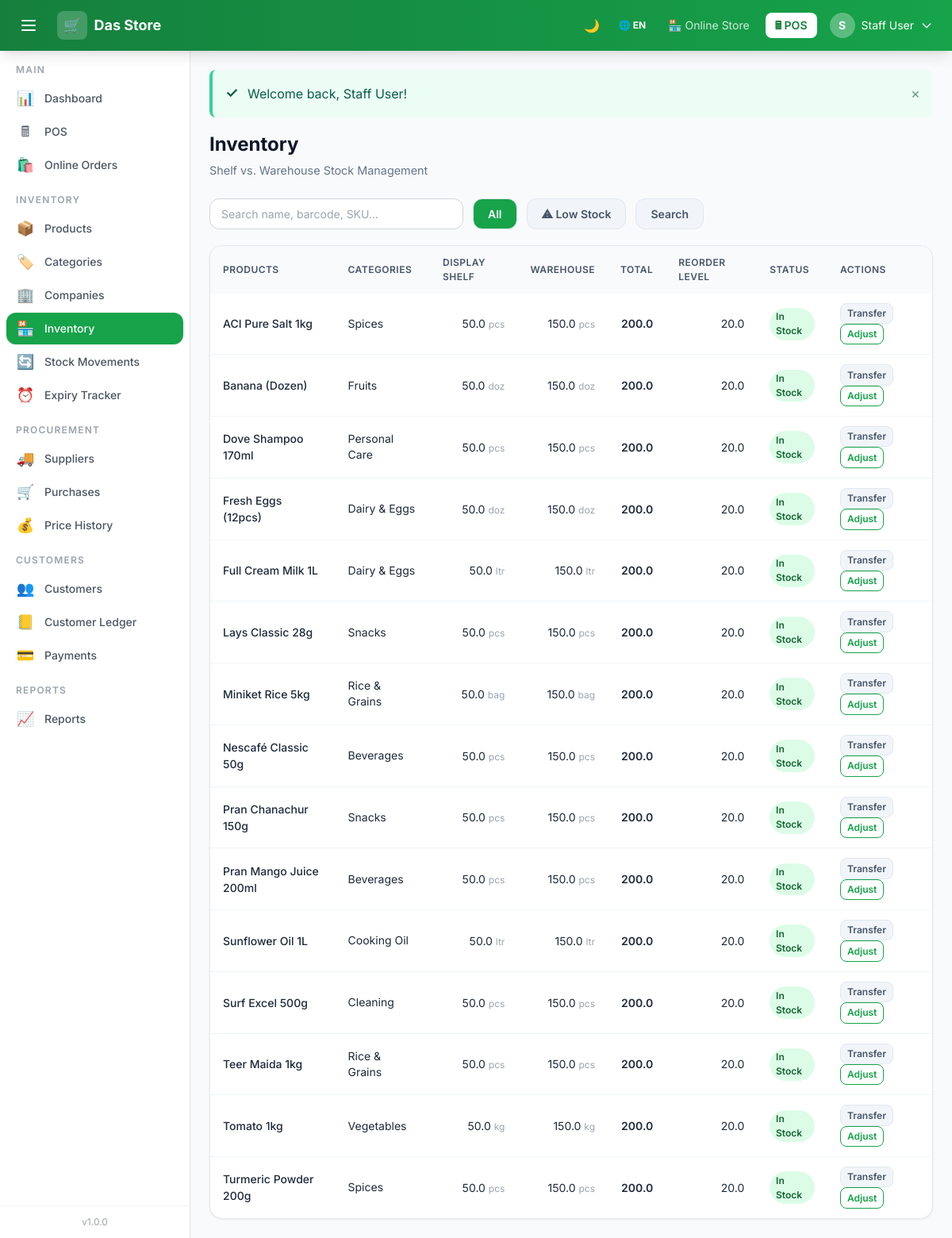
The app's page /inventory.php (signed in) with its own data.
### tables this page shows
CREATE TABLE IF NOT EXISTS `products` (
  `id`            INT UNSIGNED AUTO_INCREMENT PRIMARY KEY,
  `name`          VARCHAR(200) NOT NULL,
  `sku`           VARCHAR(80)  UNIQUE,
  `barcode`       VARCHAR(80)  UNIQUE,
  `category_id`   INT UNSIGNED,
  `company_id`    INT UNSIGNED,
  `dealer_id`     INT UNSIGNED,
  `unit`          VARCHAR(30)  DEFAULT 'pcs',
  `weight_size`   VARCHAR(100),
  `cost_price`    DECIMAL(10,2) NOT NULL DEFAULT 0,
  `sale_price`    DECIMAL(10,2) NOT NULL DEFAULT 0,
  `mrp`           DECIMAL(10,2) DEFAULT 0,
  `description`   TEXT,
  `image`         VARCHAR(255),
  `is_active`     TINYINT(1)   DEFAULT 1,
  `track_expiry`  TINYINT(1)   DEFAULT 0,
  `mfg_date`      DATE NULL,
  `expiry_date`   DATE NULL,
  `created_at`    TIMESTAMP    DEFAULT CURRENT_TIMESTAMP,
  FOREIGN KEY (`category_id`) REFERENCES `categories`(`id`) ON DELETE SET NULL,
  FOREIGN KEY (`company_id`)  REFERENCES `companies`(`id`)  ON DELETE SET NULL,
  FOREIGN KEY (`dealer_id`)   REFERENCES `dealers`(`id`)    ON DELETE SET NULL
);

CREATE TABLE IF NOT EXISTS `categories` (
  `id`         INT UNSIGNED AUTO_INCREMENT PRIMARY KEY,
  `name`       VARCHAR(100) NOT NULL,
  `slug`       VARCHAR(120) NOT NULL UNIQUE,
  `icon`       VARCHAR(10)  DEFAULT '🏷️',
  `is_active`  TINYINT(1)   DEFAULT 1,
  `sort_order` SMALLINT     DEFAULT 0,
  `created_at` TIMESTAMP    DEFAULT CURRENT_TIMESTAMP
);

CREATE TABLE IF NOT EXISTS `inventory` (
  `id`              INT UNSIGNED AUTO_INCREMENT PRIMARY KEY,
  `product_id`      INT UNSIGNED NOT NULL UNIQUE,
  `display_qty`     DECIMAL(10,3) DEFAULT 0,
  `warehouse_qty`   DECIMAL(10,3) DEFAULT 0,
  `reorder_level`   DECIMAL(10,3) DEFAULT 10,
  `updated_at`      TIMESTAMP DEFAULT CURRENT_TIMESTAMP ON UPDATE CURRENT_TIMESTAMP,
  FOREIGN KEY (`product_id`) REFERENCES `products`(`id`) ON DELETE CASCADE
);

### includes/lang.php (called while the page is built, shortened)
<?php
$lang_code = $_SESSION['lang'] ?? 'en';
function __($key) {
    global $translations, $lang_code;
    return $translations[$lang_code][$key] ?? $key;
}

### inventory.php (the view, shortened to what this page needs)
<?php
require_once 'includes/auth.php';
require_once 'includes/flash.php';
$filter = $_GET['filter'] ?? '';
$search = trim($_GET['q'] ?? '');
$where = "WHERE p.is_active=1";
$params = [];
$products = $pdo->prepare("SELECT p.id, p.name, p.unit, c.name as category, i.display_qty, i.warehouse_qty, i.reorder_level, (i.display_qty+i.warehouse_qty) as total FROM products p LEFT JOIN inventory i ON i.product_id=p.id LEFT JOIN categories c ON c.id=p.category_id $where ORDER BY p.name");
$products->execute($params);
$products = $products->fetchAll();
require_once 'includes/header.php';
require_once 'includes/sidebar.php';
?>
<div class="page-header flex flex-wrap items-center justify-between gap-3">
    <div><h1 class="dark:text-white"><?= __('inventory') ?></h1><p class="dark:text-gray-400"><?= __('inventory_management') ?></p></div>
</div>
<form method="get" class="flex flex-wrap gap-3 mb-5">
    <input type="text" name="q" value="<?= htmlspecialchars($search) ?>" placeholder="<?= __('search_products') ?>" class="form-control max-w-xs dark:bg-gray-800 dark:border-gray-700 dark:text-gray-200">
    <a href="inventory.php" class="btn btn-secondary <?= !$filter ? 'bg-brand-600 text-white' : 'dark:bg-gray-700 dark:text-gray-300' ?>"><?= __('all') ?></a>
    <a href="inventory.php?filter=low" class="btn btn-secondary <?= $filter==='low' ? 'bg-amber-500 text-white' : 'dark:bg-gray-700 dark:text-gray-300' ?>">⚠ <?= __('low_stock') ?></a>
    <button type="submit" class="btn btn-secondary dark:bg-gray-700 dark:text-gray-200"><?= __('search') ?></button>
</form>
<div class="card dark:bg-gray-800 dark:border-gray-700 p-0 overflow-hidden">
    <div class="overflow-x-auto">
        <table class="data-table dark:text-gray-300">
            <thead class="dark:bg-gray-900/50">
                <tr>
                    <th class="dark:text-gray-400"><?= __('products') ?></th>
                    <th class="dark:text-gray-400"><?= __('categories') ?></th>
                    <th class="text-right dark:text-gray-400"><?= __('display_shelf') ?></th>
                    <th class="text-right dark:text-gray-400"><?= __('warehouse') ?></th>
                    <th class="text-right dark:text-gray-400"><?= __('total') ?></th>
                    <th class="text-right dark:text-gray-400"><?= __('reorder_level') ?></th>
                    <th class="dark:text-gray-400"><?= __('status') ?></th>
                    <th class="dark:text-gray-400"><?= __('actions') ?></th>
                </tr>
            </thead>
            <tbody class="divide-y divide-gray-50 dark:divide-gray-700">
            <?php foreach ($products as $p): ?>
            <tr class="dark:hover:bg-gray-700/50">
                <td class="font-medium dark:text-gray-100"><?= htmlspecialchars($p['name']) ?></td>
                <td class="text-gray-500 dark:text-gray-400 text-sm"><?= htmlspecialchars($p['category'] ?? '—') ?></td>
                <td class="text-right dark:text-gray-300"><?= number_format($p['display_qty'] ?? 0, 1) ?> <span class="text-gray-400 text-xs"><?= $p['unit'] ?></span></td>
                <td class="text-right dark:text-gray-300"><?= number_format($p['warehouse_qty'] ?? 0, 1) ?> <span class="text-gray-400 text-xs"><?= $p['unit'] ?></span></td>
                <td class="text-right font-semibold dark:text-gray-100"><?= number_format($p['total'] ?? 0, 1) ?></td>
                <td class="text-right text-gray-400 dark:text-gray-500"><?= number_format($p['reorder_level'] ?? 0, 1) ?></td>
                <td>
                    <?php $total = $p['total'] ?? 0; $rl = $p['reorder_level'] ?? 10; ?>
                    <span class="badge <?= $total <= 0 ? 'badge-red' : ($total <= $rl ? 'badge-yellow' : 'badge-green') ?>">
                        <?= $total <= 0 ? __('out_of_stock') : ($total <= $rl ? __('low_stock') : __('in_stock')) ?>
                    </span>
                </td>
                <td>
                    <button onclick="openTransfer(<?= $p['id'] ?>, '<?= htmlspecialchars(addslashes($p['name'])) ?>', <?= $p['display_qty'] ?? 0 ?>, <?= $p['warehouse_qty'] ?? 0 ?>)"
                            class="btn btn-xs btn-secondary dark:bg-gray-700 dark:text-gray-300 dark:border-gray-600"><?= __('transfer') ?></button>
                    <button onclick="openAdjust(<?= $p['id'] ?>, '<?= htmlspecialchars(addslashes($p['name'])) ?>')"
                            class="btn btn-xs btn-outline dark:text-gray-400 dark:border-gray-600"><?= __('adjust') ?></button>
                </td>
            </tr>
            <?php endforeach; ?>
            </tbody>
        </table>
    </div>
</div>
<?php require_once 'includes/footer.php'; ?>

### assets/css/main.css (style rules this page uses)
*, *::before, *::after { box-sizing: border-box; }
body { font-family: 'Inter', sans-serif; }
.card { background: #fff; border-radius: 1rem; border: 1px solid #e5e7eb; box-shadow: 0 1px 3px rgba(0,0,0,.06); padding: 1.5rem; }
.data-table { width: 100%; border-collapse: collapse; font-size: .875rem; }
.data-table th { background: #f8fafc; font-weight: 600; color: #475569; text-transform: uppercase; letter-spacing: .04em; font-size: .75rem; padding: .75rem 1rem; text-align: left; }
.data-table td { padding: .75rem 1rem; border-bottom: 1px solid #f1f5f9; color: #1e293b; }
.data-table tbody tr:last-child td { border-bottom: none; }
.badge { display: inline-flex; align-items: center; padding: .2em .65em; border-radius: 9999px; font-size: .75rem; font-weight: 600; }
.badge-green { background: #dcfce7; color: #166534; }
.form-control { width: 100%; padding: .5rem .875rem; border: 1px solid #d1d5db; border-radius: .75rem; font-size: .875rem; outline: none; transition: border-color .15s, box-shadow .15s; background: #fff; color: #1e293b; }
.btn { display: inline-flex; align-items: center; gap: .4rem; padding: .5rem 1.125rem; border-radius: .75rem; font-size: .875rem; font-weight: 600; cursor: pointer; border: none; transition: all .15s; text-decoration: none; }
.btn-secondary { background: #f1f5f9; color: #475569; border: 1px solid #e2e8f0; }
.btn-outline { background: transparent; color: #16a34a; border: 1.5px solid #16a34a; }
.btn-xs { padding: .2rem .5rem; font-size: .75rem; border-radius: .5rem; }
.page-header { margin-bottom: 1.5rem; }
.page-header h1 { font-size: 1.5rem; font-weight: 700; color: #0f172a; }
.page-header p { color: #64748b; font-size: .9rem; margin-top: .25rem; }

### records on screen
products: name "ACI Pure Salt 1kg", category.name "Spices", inventory.display_qty "50.0", unit "pcs", inventory.warehouse_qty "150.0", total "200.0", inventory.reorder_level "20.0"
products: name "Banana (Dozen)", category.name "Fruits", inventory.display_qty "50.0", unit "doz", inventory.warehouse_qty "150.0", total "200.0", inventory.reorder_level "20.0"
products: name "Dove Shampoo 170ml", category.name "Personal Care", inventory.display_qty "50.0", unit "pcs", inventory.warehouse_qty "150.0", total "200.0", inventory.reorder_level "20.0"
products: name "Fresh Eggs (12pcs)", category.name "Dairy & Eggs", inventory.display_qty "50.0", unit "doz", inventory.warehouse_qty "150.0", total "200.0", inventory.reorder_level "20.0"
products: name "Full Cream Milk 1L", category.name "Dairy & Eggs", inventory.display_qty "50.0", unit "ltr", inventory.warehouse_qty "150.0", total "200.0", inventory.reorder_level "20.0"
products: name "Lays Classic 28g", category.name "Snacks", inventory.display_qty "50.0", unit "pcs", inventory.warehouse_qty "150.0", total "200.0", inventory.reorder_level "20.0"
products: name "Miniket Rice 5kg", category.name "Rice & Grains", inventory.display_qty "50.0", unit "bag", inventory.warehouse_qty "150.0", total "200.0", inventory.reorder_level "20.0"
products: name "Nescafé Classic 50g", category.name "Beverages", inventory.display_qty "50.0", unit "pcs", inventory.warehouse_qty "150.0", total "200.0", inventory.reorder_level "20.0"
products: name "Pran Chanachur 150g", category.name "Snacks", inventory.display_qty "50.0", unit "pcs", inventory.warehouse_qty "150.0", total "200.0", inventory.reorder_level "20.0"
products: name "Pran Mango Juice 200ml", category.name "Beverages", inventory.display_qty "50.0", unit "pcs", inventory.warehouse_qty "150.0", total "200.0", inventory.reorder_level "20.0"
products: name "Sunflower Oil 1L", category.name "Cooking Oil", inventory.display_qty "50.0", unit "ltr", inventory.warehouse_qty "150.0", total "200.0", inventory.reorder_level "20.0"
products: name "Surf Excel 500g", category.name "Cleaning", inventory.display_qty "50.0", unit "pcs", inventory.warehouse_qty "150.0", total "200.0", inventory.reorder_level "20.0"
products: name "Teer Maida 1kg", category.name "Rice & Grains", inventory.display_qty "50.0", unit "pcs", inventory.warehouse_qty "150.0", total "200.0", inventory.reorder_level "20.0"
products: name "Tomato 1kg", category.name "Vegetables", inventory.display_qty "50.0", unit "kg", inventory.warehouse_qty "150.0", total "200.0", inventory.reorder_level "20.0"
products: name "Turmeric Powder 200g", category.name "Spices", inventory.display_qty "50.0", unit "pcs", inventory.warehouse_qty "150.0", total "200.0", inventory.reorder_level "20.0"

### other values on screen
SHOP_NAME "Das Store"
get_current_lang() "EN"
__('online_store') "Online Store"
__('pos') "POS"
substr($user['name'] ?? 'U', 0, 1) "S"
$user['name'] "Staff User"
__('main') "MAIN"
$icon "📊 🖩 🛍️ 📦 🏷️ 🏢 🏪 🔄 ⏰ 🚚 🛒 💰 👥 📒 💳 📈"
$label "Dashboard POS Online Orders Products Categories Companies Inventory Stock Movements Expiry Tracker Suppliers Purchases Price History Customers Customer Ledger Payments Reports"
__('inventory') "INVENTORY"
__('procurement') "PROCUREMENT"
__('customers') "CUSTOMERS"
__('reports') "REPORTS"
APP_VERSION "1.0.0"
$icon "✓"
